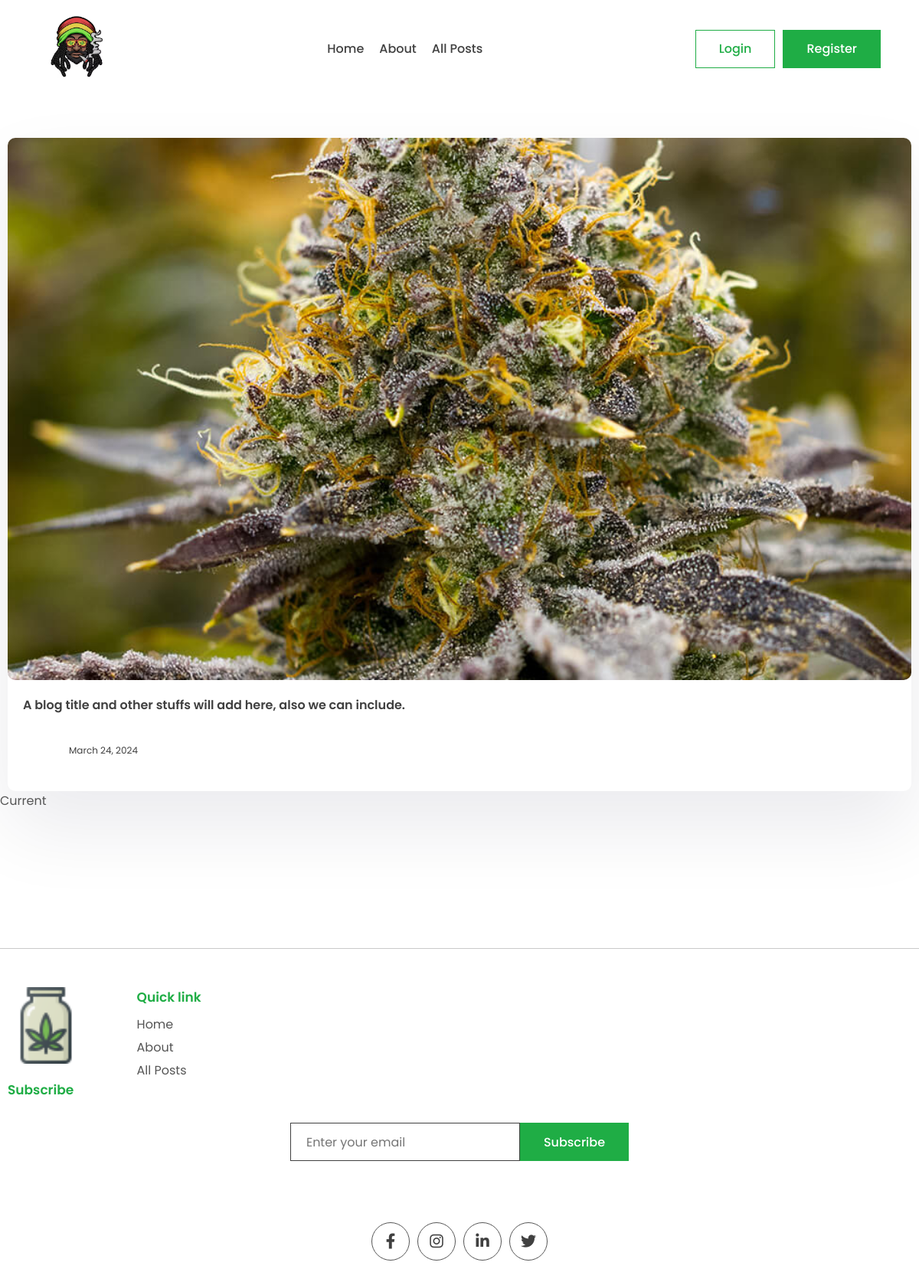
The page /all-posts/ on the database as committed earlier.
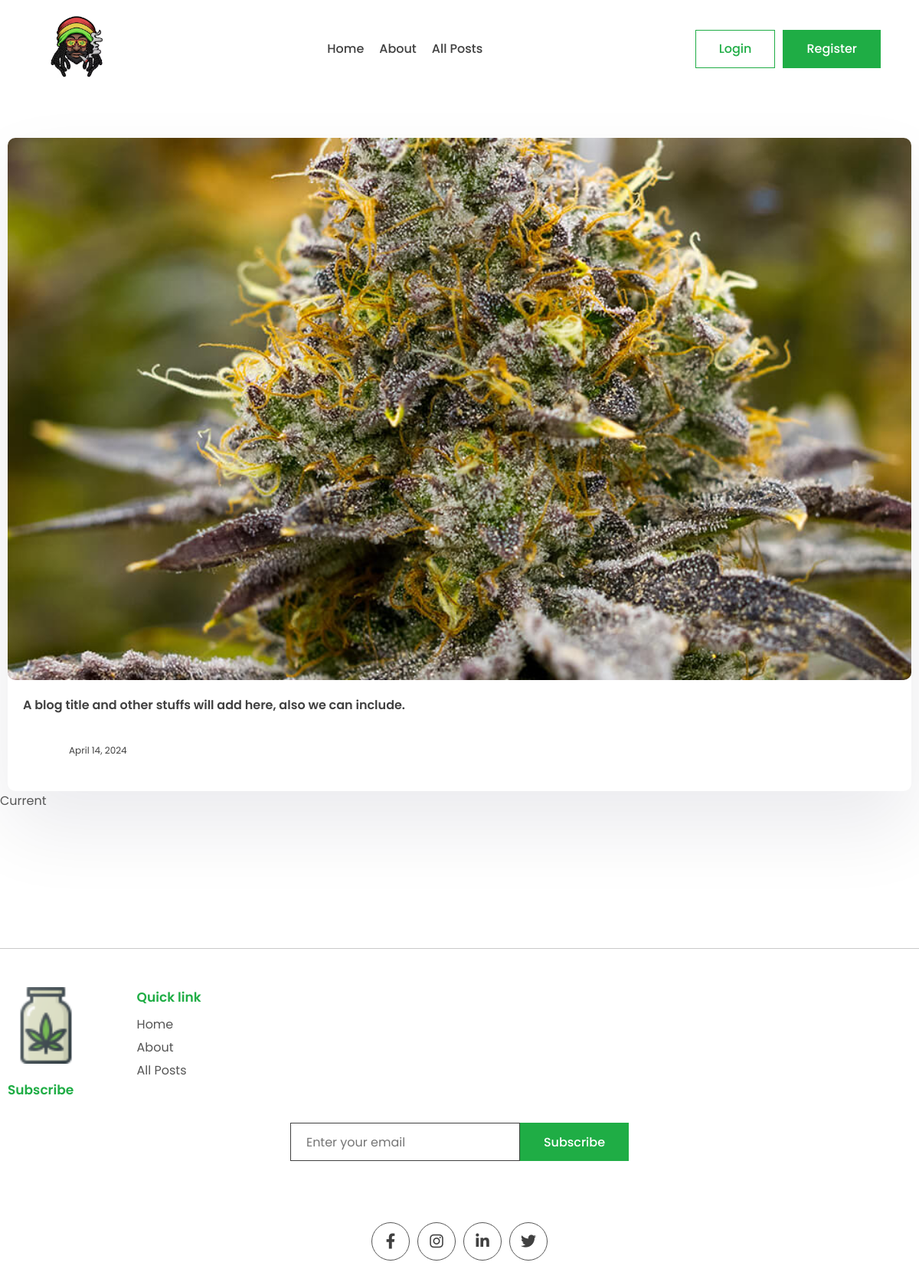
The same page on the database as committed later.
### app/models.py (models this page shows)
class Post(models.Model):
    title = models.CharField(max_length=200)
    content = models.TextField()
    last_updated = models.DateTimeField(auto_now=True)
    slug = models.SlugField(max_length=200, unique=True)
    image = models.ImageField(null=True, blank=True, upload_to="images/")
    tags = models.ManyToManyField(Tag, blank=True, related_name='post')
    view_count = models.IntegerField(null=True, blank=True)
    is_featured = models.BooleanField(default=False)
    author = models.ForeignKey(User, on_delete=models.CASCADE, null=True, blank=True)

### app/views.py (the view)
# urls.py: path('all-posts/', views.all_posts, name='all-posts'),
def all_posts(request):
    posts = Post.objects.all()
    paginator = Paginator(posts, 10)
    page = request.GET.get('page')
    posts  = paginator.get_page(page)
    context = {"posts": posts}
    return render(request, 'app/all_posts.html', context)

### app/templates/app/all_posts.html (shortened to what this page needs)
{% extends 'base.html' %}
{% block content %}
<section class="sp">
      <div class="container">
          {% for post in posts %}
          <a href="{% url 'post_page' post.slug %}">
            <div class="card">
              <div class="post-img">
                <img src="{{ post.image.url }}" alt="" />
              </div>
              <div class="card-content">
                <h3>
                  A blog title and other stuffs will add here, also we can
                  include.
                </h3>
                <div class="author">
                  <div class="profile-pic">
                  </div>
                  <div class="details">
                    <small>{{ post.last_updated|date }}</small>
                  </div>
                </div>
              </div>
            </div>
          </a>
          {% endfor %}
      </div>
    <div class="row">
          <div class="col-md-3 offset-md-4">
              <ul class="pagination">
                  <li class="page-item active">
                        <a class="page-link" href="?page={{ product_objects.number }}">Current</a>
                    </li>
              </ul>
          </div>
      </div>
</section>
{% endblock %}

Rows that differ between the two databases and show on the page:
changed Post: last_updated "March 24, 2024" → "April 14, 2024"
